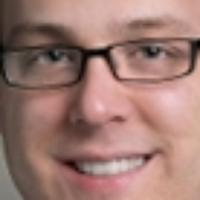
#> input picture faceRec/img/gregBacker/gregBacker.0.jpg, 200 x 200 px, found by its file name
$ python 'test (2).py'   (Python 2 division)
#> lines starting #> are read from the running program, lines starting #| are printed output that depends on the picture
import os
import sys
import cv2
import numpy as np

x=[]
f=[]
y=[0,0,1,2]

im = cv2.imread('img/gregBacker/gregBacker.0.jpg', cv2.IMREAD_GRAYSCALE)
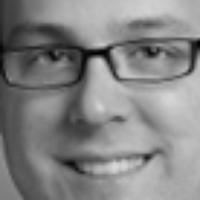
#> im: shape (200, 200); min 0, max 219, mean 132.3
x.append(np.asarray(im, dtype=np.uint8))
im = cv2.imread('img/gregBacker/gregBacker.1.jpg', cv2.IMREAD_GRAYSCALE)
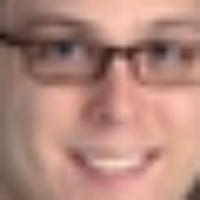
#> input picture faceRec/img/gregBacker/gregBacker.1.jpg, 200 x 200 px, found by its file name
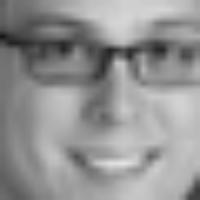
#> im: shape (200, 200); min 21, max 228, mean 147.4
x.append(np.asarray(im, dtype=np.uint8))
im = cv2.imread('img/JianPei/JianPei.0.jpg', cv2.IMREAD_GRAYSCALE)
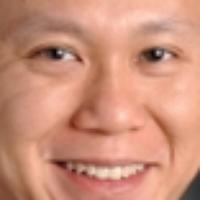
#> input picture faceRec/img/JianPei/JianPei.0.jpg, 200 x 200 px, found by its file name
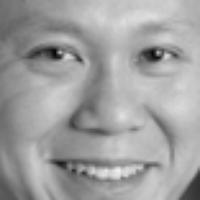
#> im: shape (200, 200); min 5, max 240, mean 160.2
x.append(np.asarray(im, dtype=np.uint8))
im = cv2.imread('img/AlexandraFedorova/AlexandraFedorova.0.jpg', cv2.IMREAD_GRAYSCALE)
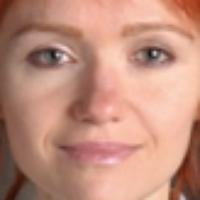
#> input picture faceRec/img/AlexandraFedorova/AlexandraFedorova.0.jpg, 200 x 200 px, found by its file name
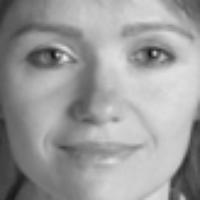
#> im: shape (200, 200); min 20, max 238, mean 156
x.append(np.asarray(im, dtype=np.uint8))

#> (the run stopped early here; a loop or call above may not have finished)
